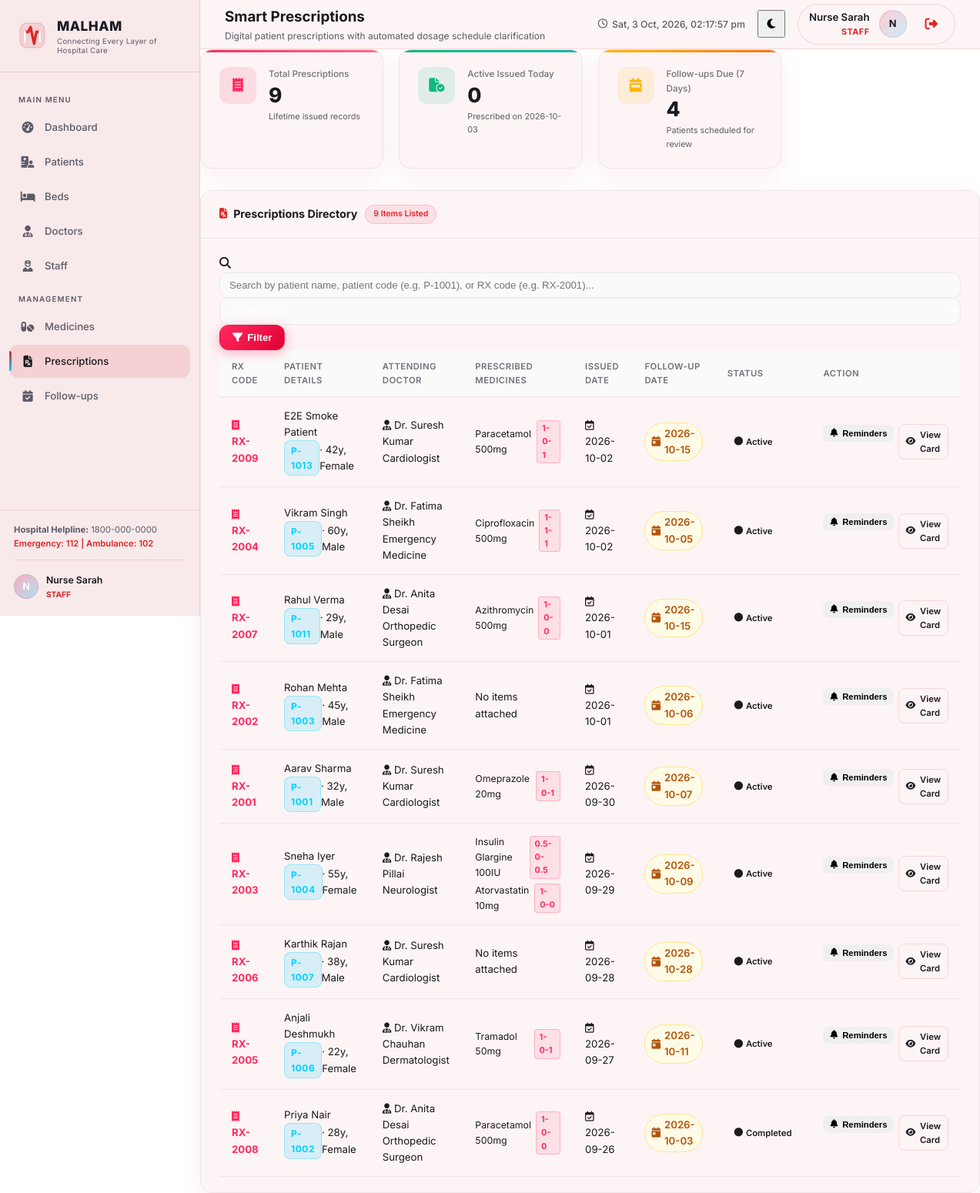
The page /prescriptions (signed in) on the database as committed earlier.
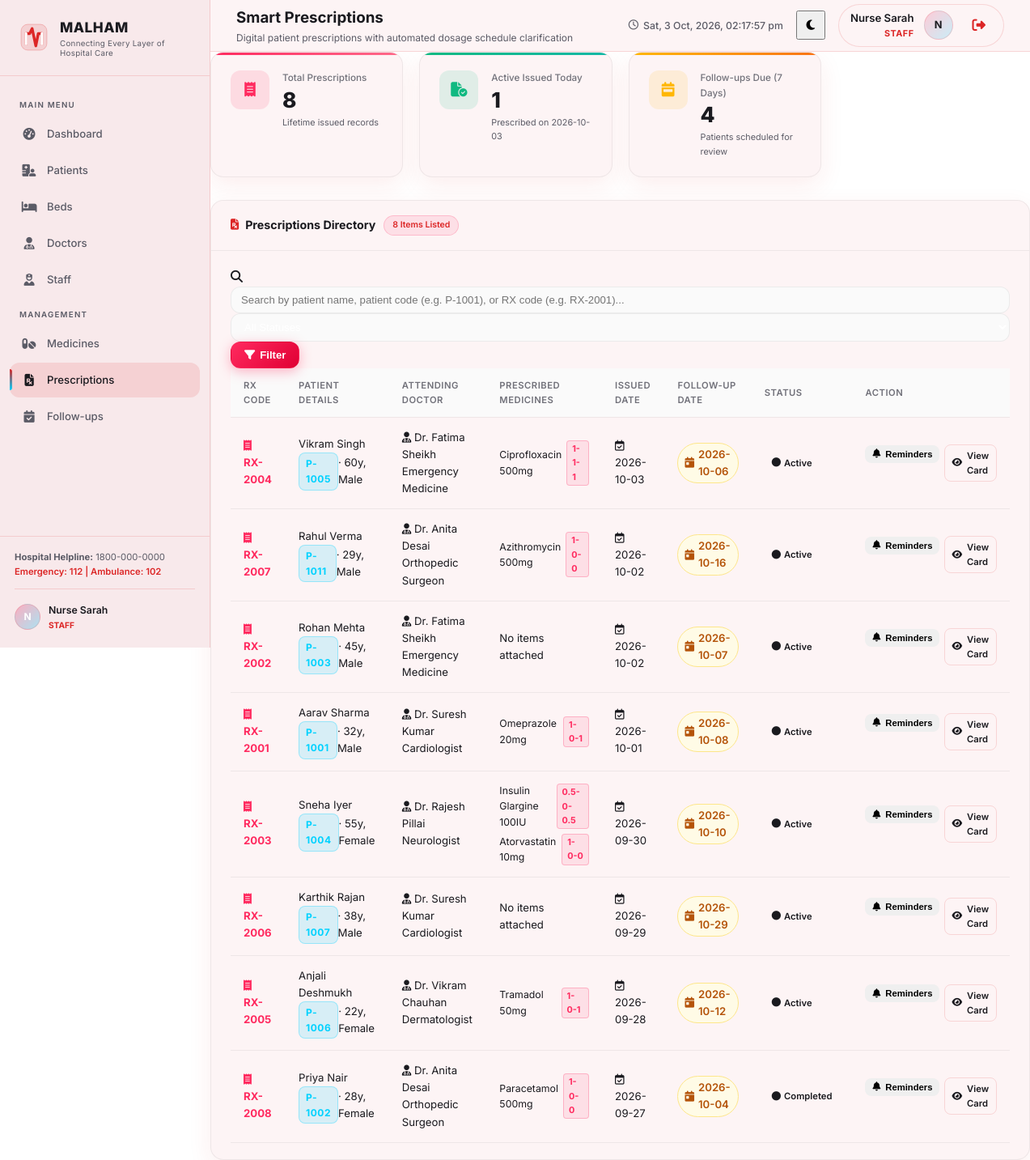
The same page on the database as committed later.
### tables this page shows
CREATE TABLE prescriptions (
            id             INTEGER PRIMARY KEY AUTOINCREMENT,
            rx_code        TEXT UNIQUE,
            patient_id     INTEGER NOT NULL,
            doctor_id      INTEGER NOT NULL,
            visit_id       INTEGER,
            issued_on      TEXT DEFAULT (datetime('now')),
            diagnosis_note TEXT,
            general_advice TEXT,
            follow_up_date TEXT,
            status         TEXT DEFAULT 'active', -- active / completed / cancelled
            created_at     TEXT DEFAULT (datetime('now')),
            FOREIGN KEY (patient_id) REFERENCES patients(id),
            FOREIGN KEY (doctor_id)  REFERENCES doctors(id),
            FOREIGN KEY (visit_id)   REFERENCES visits(id)
        );

CREATE TABLE patients (
            id              INTEGER PRIMARY KEY AUTOINCREMENT,
            patient_code    TEXT UNIQUE,
            name            TEXT NOT NULL,
            age             INTEGER,
            gender          TEXT,
            phone           TEXT,
            address         TEXT,
            blood_group     TEXT,
            registered_on   TEXT DEFAULT (date('now')),
            admission_date  TEXT,
            discharge_date  TEXT,
            status          TEXT DEFAULT 'admitted',  -- admitted / discharged / emergency
            department      TEXT,
            created_at      TEXT DEFAULT (datetime('now'))
        );

CREATE TABLE doctors (
            id              INTEGER PRIMARY KEY AUTOINCREMENT,
            name            TEXT NOT NULL,
            specialization  TEXT,
            phone           TEXT,
            email           TEXT,
            status          TEXT DEFAULT 'available',  -- available / busy / off-duty
            shift           TEXT DEFAULT 'morning',    -- morning / evening / night
            created_at      TEXT DEFAULT (datetime('now'))
        );

CREATE TABLE prescription_items (
            id                   INTEGER PRIMARY KEY AUTOINCREMENT,
            prescription_id      INTEGER NOT NULL,
            medicine_id          INTEGER NOT NULL,
            dosage_pattern       TEXT NOT NULL,       -- e.g. "1-0-1"
            food_timing          TEXT DEFAULT 'after food', -- before food / after food / with food / any time
            duration_days        INTEGER DEFAULT 5,
            special_instructions TEXT,
            FOREIGN KEY (prescription_id) REFERENCES prescriptions(id),
            FOREIGN KEY (medicine_id)     REFERENCES medicines(id)
        );

CREATE TABLE medicines (
            id          INTEGER PRIMARY KEY AUTOINCREMENT,
            name        TEXT NOT NULL,
            category    TEXT,
            quantity    INTEGER DEFAULT 0,
            unit        TEXT DEFAULT 'tablets',
            expiry_date TEXT,
            supplier    TEXT,
            price       REAL DEFAULT 0.0,
            status      TEXT DEFAULT 'in-stock', -- in-stock / low-stock / out-of-stock
            created_at  TEXT DEFAULT (datetime('now'))
        , generic_name TEXT, form TEXT DEFAULT 'tablet', strength TEXT, reorder_level INTEGER DEFAULT 20, unit_price REAL DEFAULT 0.0, last_updated TEXT);

### app.py (the view)
@app.route("/prescriptions")
@role_required('head_doctor', 'doctor', 'staff')
def prescriptions():
    search_query = request.args.get("q", "").strip()
    status_filter = request.args.get("status", "").strip()
    today_date = datetime.now().strftime("%Y-%m-%d")
    total_count = query_db("SELECT COUNT(*) AS c FROM prescriptions", one=True)["c"]
    active_today_count = query_db(
        "SELECT COUNT(*) AS c FROM prescriptions WHERE status='active' AND date(issued_on) = ?",
        (today_date,),
        one=True
    )["c"]
    next_week = (datetime.now() + timedelta(days=7)).strftime("%Y-%m-%d")
    followups_due_week_count = query_db(
        "SELECT COUNT(*) AS c FROM prescriptions WHERE status='active' AND follow_up_date BETWEEN ? AND ?",
        (today_date, next_week),
        one=True
    )["c"]
    sql = (
        "SELECT pr.*, p.name AS patient_name, p.patient_code, p.age, p.gender, "
        "       d.name AS doctor_name, d.specialization, "
        "       (SELECT COUNT(*) FROM prescription_items WHERE prescription_id = pr.id) AS item_count "
        "FROM prescriptions pr "
        "JOIN patients p ON pr.patient_id = p.id "
        "LEFT JOIN doctors d ON pr.doctor_id = d.id "
        "WHERE 1=1 "
    )
    params = []
    if search_query:
        sql += "AND (p.name LIKE ? OR p.patient_code LIKE ? OR pr.rx_code LIKE ?) "
        term = f"%{search_query}%"
        params.extend([term, term, term])
    if status_filter and status_filter != "all":
        sql += "AND pr.status = ? "
        params.append(status_filter)
    sql += "ORDER BY pr.issued_on DESC, pr.id DESC"
    prescriptions_list = query_db(sql, params)
    for rx in prescriptions_list:
        rx["med_items"] = query_db(
            "SELECT pi.*, m.name AS medicine_name, m.generic_name, m.form "
            "FROM prescription_items pi "
            "JOIN medicines m ON pi.medicine_id = m.id "
            "WHERE pi.prescription_id=?",
            (rx["id"],)
        )
    return render_template(
        "prescriptions.html",
        prescriptions=prescriptions_list,
        total_count=total_count,
        active_today_count=active_today_count,
        followups_due_week_count=followups_due_week_count,
        search_query=search_query,
        status_filter=status_filter,
        today_date=today_date,
    )

### app.py (called while the page is built)
def get_current_user():
    user_id = session.get("user_id")
    if not user_id:
        return None
    conn = get_db_connection()
    user = conn.execute("SELECT * FROM users WHERE id = ?", (user_id,)).fetchone()
    conn.close()
    return user

@app.before_request
def require_login():
    endpoint = request.endpoint
    if endpoint in ('login', 'static') or (request.path and request.path.startswith('/static')):
        return None
    if 'user_id' not in session:
        return redirect(url_for('login'))
    g.user = get_current_user()
    if not g.user:
        session.clear()
        return redirect(url_for('login'))

@app.context_processor
def inject_globals():
    return dict(
        current_user=getattr(g, 'user', None),
        attendance_demo_mode=ATTENDANCE_DEMO_MODE
    )

def query_db(sql, args=(), one=False):
    conn = get_db_connection()
    rows = conn.execute(sql, args).fetchall()
    conn.close()
    result = [dict(row) for row in rows]
    return result[0] if one and result else result

### database.py (called while the page is built)
def get_db_connection():
    conn = sqlite3.connect(DATABASE)
    conn.row_factory = sqlite3.Row  # allows dict-like access to rows
    return conn

### templates/prescriptions.html (shortened to what the changed rows need)
{% extends "base.html" %}
{% block content %}
<div class="prescriptions-container">
    <div class="stats-grid mb-20">
        <div class="stat-card card-rose animate-in">
            <div class="stat-info">
                <div class="stat-label">Total Prescriptions</div>
                <div class="stat-value">{{ total_count }}</div>
                <div class="stat-detail">Lifetime issued records</div>
            </div>
        </div>
        <div class="stat-card card-emerald animate-in">
            <div class="stat-info">
                <div class="stat-label">Active Issued Today</div>
                <div class="stat-value">{{ active_today_count }}</div>
                <div class="stat-detail">Prescribed on {{ today_date }}</div>
            </div>
        </div>
    </div>
    <div class="card animate-in">
        <div class="card-header flex-between flex-wrap gap-15">
            <div class="flex-align-center gap-10">
                <h3><i class="fa-solid fa-file-prescription text-rose-600"></i> Prescriptions Directory</h3>
                <span class="card-badge">{{ prescriptions|length }} Items Listed</span>
            </div>
        </div>
        <div class="card-body">
            {% if prescriptions %}
            <div class="table-responsive">
                <table class="data-table">
                    <thead>
                        <tr>
                            <th>RX Code</th>
                            <th>Patient Details</th>
                            <th>Attending Doctor</th>
                            <th>Prescribed Medicines</th>
                            <th>Issued Date</th>
                            <th>Follow-up Date</th>
                            <th>Status</th>
                            <th class="text-right">Action</th>
                        </tr>
                    </thead>
                    <tbody>
                        {% for rx in prescriptions %}
                        <tr>
                            <td class="font-bold">
                                <a href="{{ url_for('view_prescription', prescription_id=rx.id) }}" class="rx-code-link">
                                    <i class="fa-solid fa-receipt text-rose-500"></i> {{ rx.rx_code or ('RX-' ~ rx.id) }}
                                </a>
                            </td>
                            <td>
                                <div class="font-semibold">
                                    <a href="{{ url_for('patient_profile', patient_id=rx.patient_id) }}" class="hover-underline">
                                        {{ rx.patient_name }}
                                    </a>
                                </div>
                                <div class="text-xs text-muted flex-align-center gap-6">
                                    <span class="patient-code-badge">{{ rx.patient_code }}</span>
                                    <span>· {{ rx.age }}y, {{ rx.gender }}</span>
                                </div>
                            </td>
                            <td>
                                <div class="font-medium text-sm"><i class="fa-solid fa-user-doctor text-xs text-muted"></i> {{ rx.doctor_name or 'Unassigned' }}</div>
                                <div class="text-xs text-muted">{{ rx.specialization or '' }}</div>
                            </td>
                            <td>
                                <div class="rx-meds-summary">
                                    {% if rx.med_items %}
                                        {% for item in rx.med_items %}
                                        <div class="rx-med-pill-item">
                                            <span class="font-medium">{{ item.medicine_name }}</span>
                                            <span class="pattern-tag">{{ item.dosage_pattern }}</span>
                                        </div>
                                        {% endfor %}
                                    {% else %}
                                        <span class="text-muted text-xs">No items attached</span>
                                    {% endif %}
                                </div>
                            </td>
                            <td class="text-xs text-muted font-medium">
                                <i class="fa-regular fa-calendar-check"></i> {{ rx.issued_on[:10] if rx.issued_on else '—' }}
                            </td>
                            <td class="text-xs">
                                {% if rx.follow_up_date %}
                                    <span class="badge-followup-date">
                                        <i class="fa-solid fa-calendar-day"></i> {{ rx.follow_up_date }}
                                    </span>
                                {% else %}
                                    <span class="text-muted">—</span>
                                {% endif %}
                            </td>
                            <td>
                                <span class="badge-vstatus status-{{ rx.status or 'active' }}">
                                    <i class="fa-solid fa-circle"></i> {{ (rx.status or 'active')|capitalize }}
                                </span>
                            </td>
                            <td class="text-right">
                                <div class="actions-inline-flex" style="display:inline-flex; gap:6px;">
                                    <form method="POST" action="{{ url_for('generate_reminders_route', prescription_id=rx.id) }}" style="display:inline;">
                                        <button type="submit" class="btn btn-xs btn-rose-outline" title="Generate Medication & Follow-up Reminders">
                                            <i class="fa-solid fa-bell"></i> Reminders
                                        </button>
                                    </form>
                                    <a href="{{ url_for('view_prescription', prescription_id=rx.id) }}" class="btn btn-xs btn-outline">
                                        <i class="fa-solid fa-eye"></i> View Card
                                    </a>
                                </div>
                            </td>
                        </tr>
                        {% endfor %}
                    </tbody>
                </table>
            </div>
            {% endif %}
        </div>
    </div>
</div>
{% endblock %}

Rows that differ between the two databases and show on the page:
removed prescriptions: rx_code "RX-2009", patient_name "E2E Smoke Patient", patient_code "P-1013", age "42", gender "Female", name "Dr. Suresh Kumar", specialization "Cardiologist", issued_on "2026-10-02", follow_up_date "2026-10-15", status "Active"
removed prescription_items: medicine_name "Paracetamol 500mg", dosage_pattern "1-0-1", shown under "RX-2009"
changed prescriptions "RX-2004": issued_on "2026-10-02" → "2026-10-03"; follow_up_date "2026-10-05" → "2026-10-06"
changed prescriptions "RX-2007": issued_on "2026-10-01" → "2026-10-02"; follow_up_date "2026-10-15" → "2026-10-16"
changed prescriptions "RX-2002": issued_on "2026-10-01" → "2026-10-02"; follow_up_date "2026-10-06" → "2026-10-07"
changed prescriptions "RX-2001": issued_on "2026-09-30" → "2026-10-01"; follow_up_date "2026-10-07" → "2026-10-08"
changed prescriptions "RX-2003": issued_on "2026-09-29" → "2026-09-30"; follow_up_date "2026-10-09" → "2026-10-10"
changed prescriptions "RX-2006": issued_on "2026-09-28" → "2026-09-29"; follow_up_date "2026-10-28" → "2026-10-29"
changed prescriptions "RX-2005": issued_on "2026-09-27" → "2026-09-28"; follow_up_date "2026-10-11" → "2026-10-12"
changed prescriptions "RX-2008": issued_on "2026-09-26" → "2026-09-27"; follow_up_date "2026-10-03" → "2026-10-04"
Other text that changed with them:
{{ total_count }}: "9" → "8"
{{ active_today_count }}: "0" → "1"
{{ prescriptions|length }}: "9" → "8"
